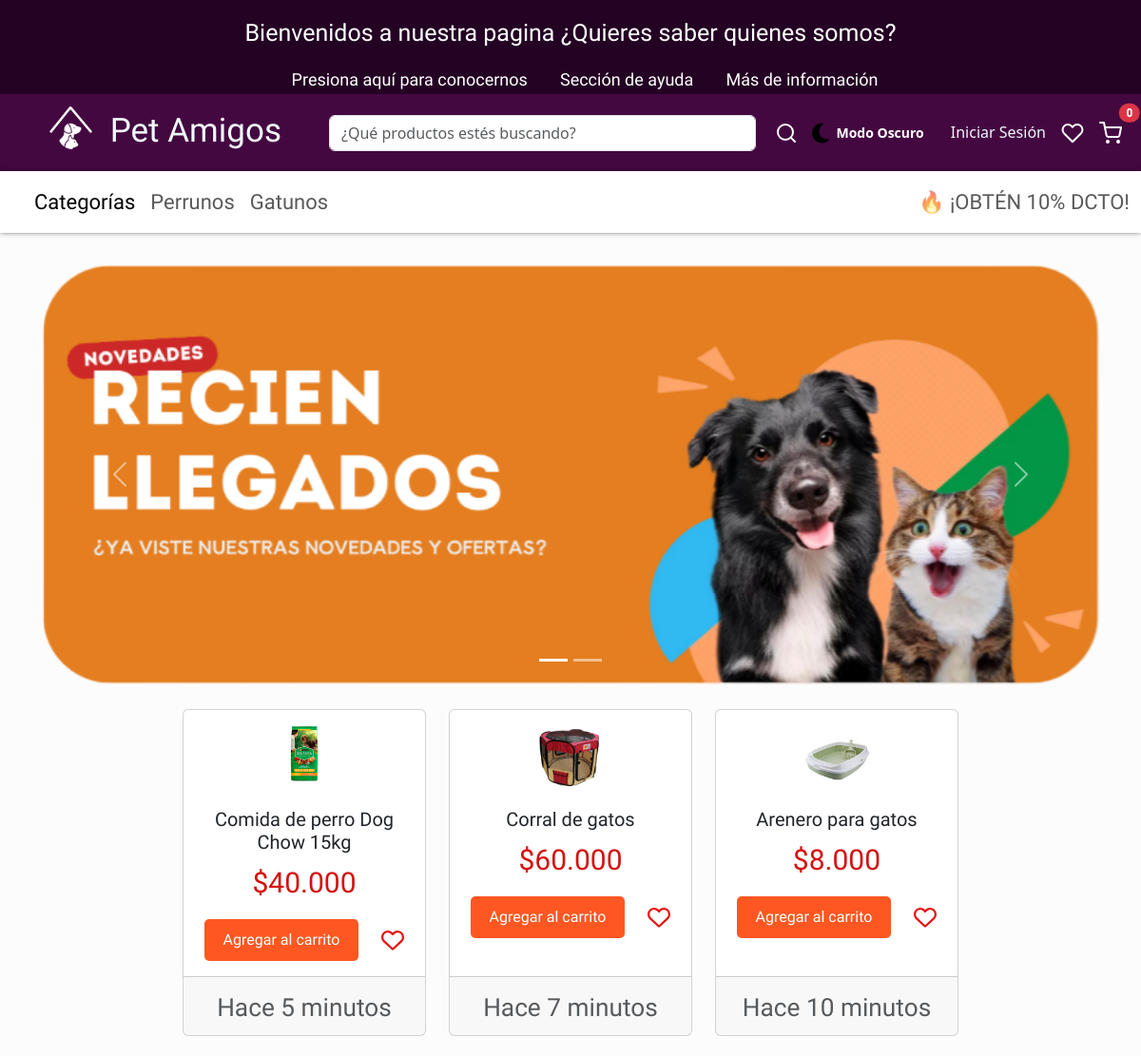
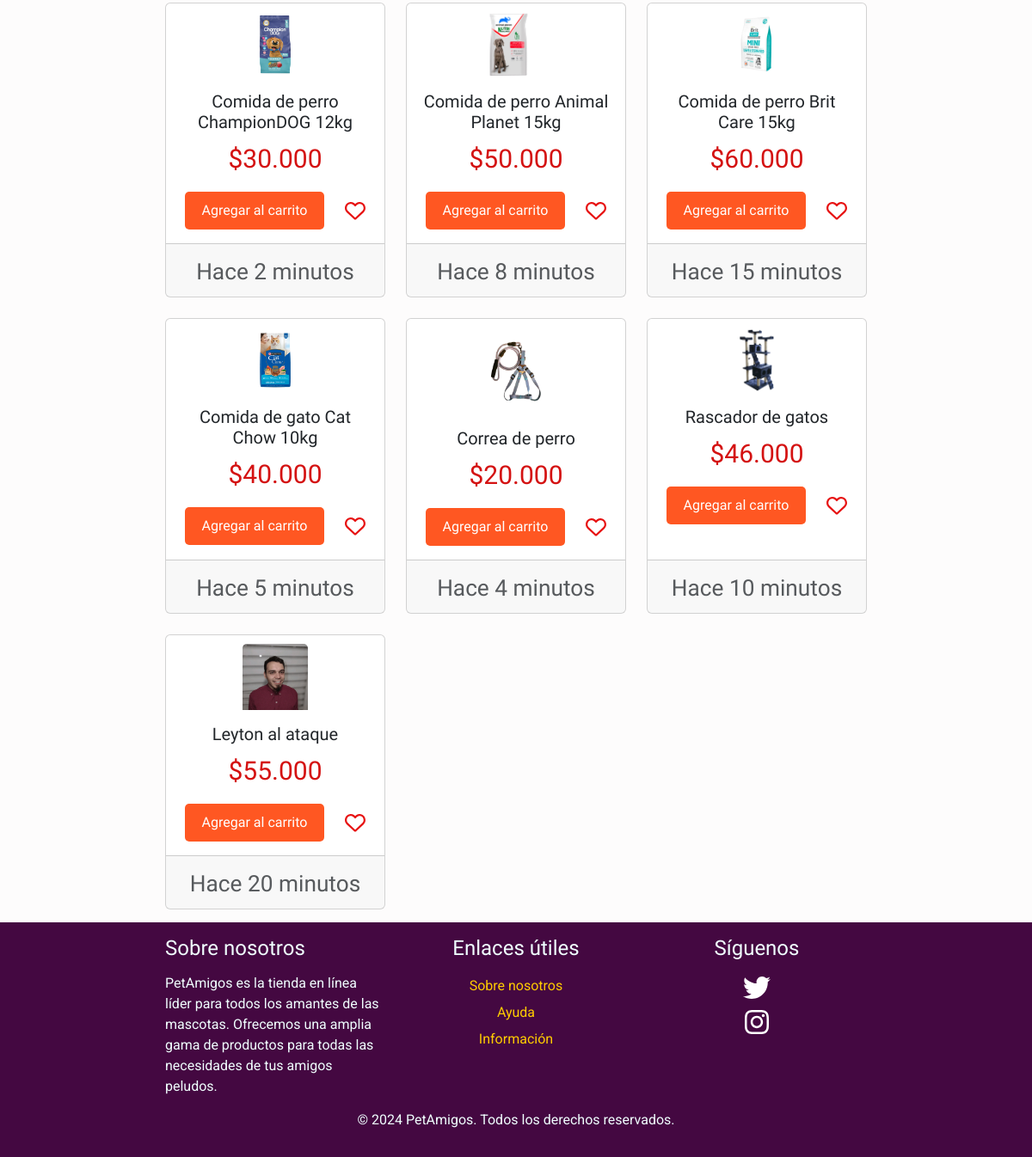
Page /animales/index/ on the committed database (2 pictures, top to bottom).
### animales/models.py (models this page shows, shortened)
class AnimalProducto(models.Model):
    nombre = models.CharField(max_length=100)
    precio = models.CharField(max_length=50)
    stock = models.IntegerField()
    imagen = models.ImageField(upload_to='productos/')
    minutos = models.IntegerField(default=0)

### animales/views.py (the view)
# urls.py: path('index/', views.index, name='index'),
def index(request):
    productos = AnimalProducto.objects.all()
    return render(request, 'animales/index.html', {'productos': productos})

### animales/templates/animales/index.html (shortened to what this page needs)
<!doctype html>
<html lang="en">
<head>
    {% load static %}
    <link rel="stylesheet" href="{% static 'bootstrap-5.3.3-dist/css/bootstrap.min.css' %}">
    <link rel="stylesheet" href="{% static 'css/style_index.css' %}">
</head>
<body>
    <section class="container-mt-4">
        <header>
            <h5>Bienvenidos a nuestra pagina ¿Quieres saber quienes somos?</h5>
            <a href="{% url 'QuienesSomos' %}">Presiona aquí para conocernos</a>
            <a href="{% url 'ayuda' %}">Sección de ayuda</a>
            <a href="{% url 'informacion' %}">Más de información</a>
        </header>
    </section>
    <nav class="navbar navbar-expand-lg">
        <div class="container-fluid">
            <a id="logo" class="navbar-brand" href="{% url 'index' %}">
                <img src="{% static 'img/Logo.png' %}" width="45px" height="100px" alt="Logo"> Pet Amigos
            </a>
            <div class="collapse navbar-collapse" id="navbarSupportedContent">
                <form class="d-flex" role="search">
                    <input class="form-control me-2" type="search" placeholder="¿Qué productos estés buscando?" aria-label="Search">
                    <button id="btnsearch" class="btn btn-outline-dark" type="submit">
                        <img src="{% static 'img/search.svg' %}" alt="buscar">
                    </button>
                </form>
                <li id="moon-dark" class="nav-item">
                    <a id="darkModeToggle" class="nav-link active" href="javascript:void(0)">
                        <img id="darkModeIcon" src="{% static 'img/moon-solid.svg' %}" alt="Modo Oscuro" style="width: 24px; height: 24px;">
                        <span id="modeToggleText">Modo Oscuro</span>
                    </a>
                </li>
                <ul class="navbar-nav ms-auto mb-2 mb-lg-0">
                    <li class="nav-item">
                        <a id="sesion" class="nav-link active" aria-current="page" href="{% url 'inicioDeSesion' %}">Iniciar Sesión</a>
                    </li>
                    <li class="nav-item">
                        <a class="nav-link active" aria-current="page" href="{% url 'favoritos' %}">
                            <img src="{% static 'img/heart.svg' %}" alt="favoritos">
                        </a>
                    </li>
                    <li class="nav-item position-relative">
                        <a class="nav-link active" aria-current="page" href="{% url 'ver_carrito' %}">
                            <img src="{% static 'img/shopping-cart.svg' %}" alt="compras" style="width: 24px; height: 24px;">
                            <span id="contadorCarrito" class="position-absolute top-0 start-100 translate-middle badge rounded-pill bg-danger badge-carrito">
                                0
                            </span>
                        </a>
                    </li>
                </ul>
            </div>
        </div>
    </nav>
    <nav id="navbarcategorias" class="navbar navbar-expand-lg">
        <div class="container-fluid">
            <div class="collapse navbar-collapse" id="navbarText">
                <ul class="navbar-nav me-auto mb-2 mb-lg-0">
                    <li class="nav-item">
                        <a class="nav-link active" aria-current="page" href="#">Categorías</a>
                    </li>
                    <li class="nav-item">
                        <a class="nav-link" href="{% url 'productosPerro' %}">Perrunos</a>
                    </li>
                    <li class="nav-item">
                        <a class="nav-link" href="{% url 'productosGato' %}">Gatunos</a>
                    </li>
                </ul>
                <span class="navbar-text">
                    🔥 ¡OBTÉN 10% DCTO!
                </span>
            </div>
        </div>
    </nav>
    <section class="container mt-4">
        <div id="carouselExampleIndicators" class="carousel slide" data-bs-ride="carousel">
            <div class="carousel-indicators">
                <button type="button" data-bs-target="#carouselExampleIndicators" data-bs-slide-to="0" class="active" aria-current="true" aria-label="Slide 1"></button>
                <button type="button" data-bs-target="#carouselExampleIndicators" data-bs-slide-to="1" aria-label="Slide 2"></button>
            </div>
            <div class="carousel-inner">
                <div class="carousel-item active">
                    <img src="{% static 'img/promo.png' %}" class="d-block w-100" alt="...">
                </div>
            </div>
            <button class="carousel-control-prev" type="button" data-bs-target="#carouselExampleIndicators" data-bs-slide="prev">
                <span class="carousel-control-prev-icon" aria-hidden="true"></span>
            </button>
            <button class="carousel-control-next" type="button" data-bs-target="#carouselExampleIndicators" data-bs-slide="next">
                <span class="carousel-control-next-icon" aria-hidden="true"></span>
            </button>
        </div>
    </section>
        <div class="row row-cols-1 row-cols-md-3 g-4">
            {% for animales in productos %}
            <div class="col">
            <div class="card h-100">
                <img src="{{ animales.imagen.url }}" class="card-img-top" alt="{{animales.nombre}}">
                <div class="card-body">
                <h5 class="card-title">{{animales.nombre}}</h5>
                <p class="card-text">${{animales.precio}}</p>
                <div class="d-flex justify-content-center align-items-center">
                    <a href="{% url 'agregar_al_carrito' animales.id %}" class="btn btn-agregar-carrito me-3">Agregar al carrito</a>
                    <img src="{% static 'img/heart_fav.svg' %}" alt="favorito" class="heart-icon ms-2">
                </div>
                </div>
                <div class="card-footer">
                <small class="text-body-secondary">Hace {{ animales.minutos }} minutos</small>
                </div>
            </div>
        </div>
        {% endfor %}
        </div>
    <footer class="footer py-3">
        <div class="row">
            <div class="col-md-4">
                <div class="about-us">
                    <h5>Sobre nosotros</h5>
                    <p>PetAmigos es la tienda en línea líder para todos los amantes de las mascotas. Ofrecemos una amplia gama de productos para todas las necesidades de tus amigos peludos.</p>
                </div>
            </div>
            <div class="col-md-4 text-center">
                <h5 class="mb-3">Enlaces útiles</h5>
                <ul class="list-unstyled">
                    <li><a href="{% url 'QuienesSomos' %}">Sobre nosotros</a></li>
                    <li><a href="{% url 'ayuda' %}">Ayuda</a></li>
                    <li><a href="{% url 'informacion' %}">Información</a></li>
                </ul>
            </div>
            <div class="col-md-4 text-center">
                <h5 class="mb-3">Síguenos</h5>
                <div class="d-flex justify-content-center flex-column align-items-center">
                    <a href="#" class="mb-2"><img src="{% static 'img/twitter.svg' %}" alt="Twitter" class="social-icon"></a>
                    <a href="#"><img src="{% static 'img/instagram.svg' %}" alt="Instagram" class="social-icon"></a>
                </div>
            </div>
        </div>
        <div class="row mt-2">
            <div class="col text-center">
                <p>&copy; 2024 PetAmigos. Todos los derechos reservados.</p>
            </div>
        </div>
    </footer>
</body>
</html>

### petamigos/static/css/style_index.css (style rules this page uses)
header { background-color: rgb(35, 2, 35); padding: 20px 0; text-align: center; }
header h5 { margin: 0; color: #fff; padding-bottom: 20px; font-family: "Passion One", sans-serif; font-size: 25px; }
header a { color: #ffffff; text-align: center; margin-left: 30px; text-decoration: none; font-size: 18px; font-family: "League Spartan", sans-serif; }
.navbar { margin-top: -18px; background-color: rgb(68, 8, 65); }
.navbar form { width: 60%; margin: auto; }
.row { margin-top: 20px; width: 70%; margin: auto; margin-bottom: 15px; font-family: "Passion One", sans-serif; font-size: 30px; }
.card-text { color: #d41212; }
.card { text-align: center; }
.card-img-top { width: 30%; margin: auto; margin-top: 10px; }
#moon-dark { list-style: none; }
#modeToggleText { font-size: 14px; font-weight: bold; transition: color 0.3s ease; color: #ffffff; }
#navbarcategorias { margin-top: 0; background-color: #ffffff; box-shadow: 0px 0px 5px rgba(0, 0, 0, 0.5); color: #000; font-family: "Passion One", sans-serif; font-size: 22px; }
#logo { color: aliceblue; font-family: "Bungee", sans-serif; font-size: 35px; margin-left: 40px; margin-right: 50px; }
#logo img { height: 45px; margin-right: 10px; margin-bottom: 10px; }
#sesion { color: aliceblue; margin-left: 20px; }
#btnsearch { border-radius: 40px; border: #e90404; color: #000; }
.heart-icon { width: 24px; height: 24px; }
.footer { background-color: rgb(68, 8, 65); color: azure; padding-top: -250px; padding-bottom: -20px; }
.footer h5 { font-family: "Passion One", sans-serif; font-size: 24px; margin-bottom: 15px; }
.footer p, .footer a { font-family: "Roboto", sans-serif; font-size: 16px; }
.footer a { color: #ffcc00; text-decoration: none; }
.footer .list-unstyled { padding-left: 0; list-style: none; }
.footer .list-unstyled li { margin-bottom: 3px; }
.footer .list-unstyled li a { display: block; padding: 2px 0; }
.footer .d-flex a { display: inline-block; color: #ffcc00; text-decoration: none; transition: color 0.3s ease; }
.footer p { margin-bottom: 0; }
body { background-color: #fdfcfc; }
.btn-agregar-carrito { background-color: #ff5722; color: #ffffff; border: none; padding: 10px 20px; font-size: 16px; border-radius: 5px; transition: background-color 0.3s ease; }
#carouselExampleIndicators { margin-top: 30px; }

### rows in the picture
AnimalProducto: imagen (picture), nombre "Comida de perro Dog Chow 15kg", precio "40.000", minutos "5"
AnimalProducto: imagen (picture), nombre "Corral de gatos", precio "60.000", minutos "7"
AnimalProducto: imagen (picture), nombre "Arenero para gatos", precio "8.000", minutos "10"
AnimalProducto: imagen (picture), nombre "Comida de perro ChampionDOG 12kg", precio "30.000", minutos "2"
AnimalProducto: imagen (picture), nombre "Comida de perro Animal Planet 15kg", precio "50.000", minutos "8"
AnimalProducto: imagen (picture), nombre "Comida de perro Brit Care 15kg", precio "60.000", minutos "15"
AnimalProducto: imagen (picture), nombre "Comida de gato Cat Chow 10kg", precio "40.000", minutos "5"
AnimalProducto: imagen (picture), nombre "Correa de perro", precio "20.000", minutos "4"
AnimalProducto: imagen (picture), nombre "Rascador de gatos", precio "46.000", minutos "10"
AnimalProducto: imagen (picture), nombre "Leyton al ataque", precio "55.000", minutos "20"
